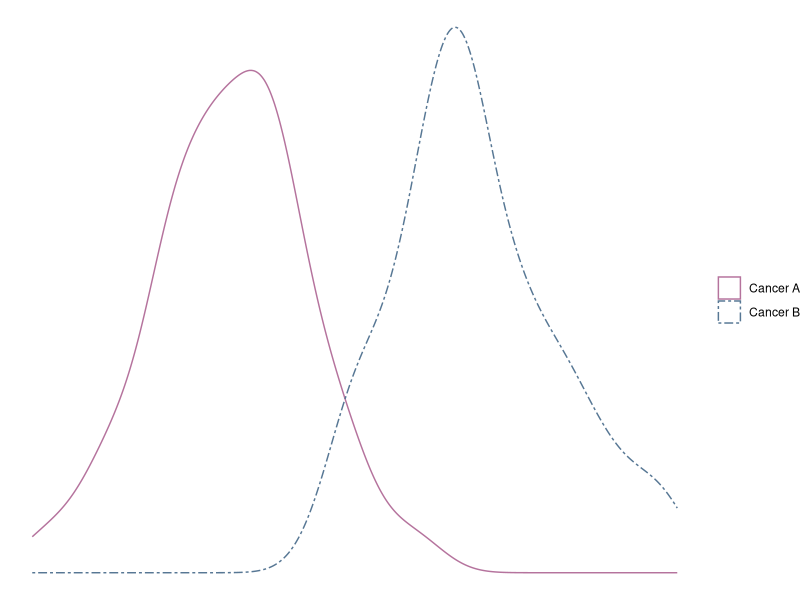
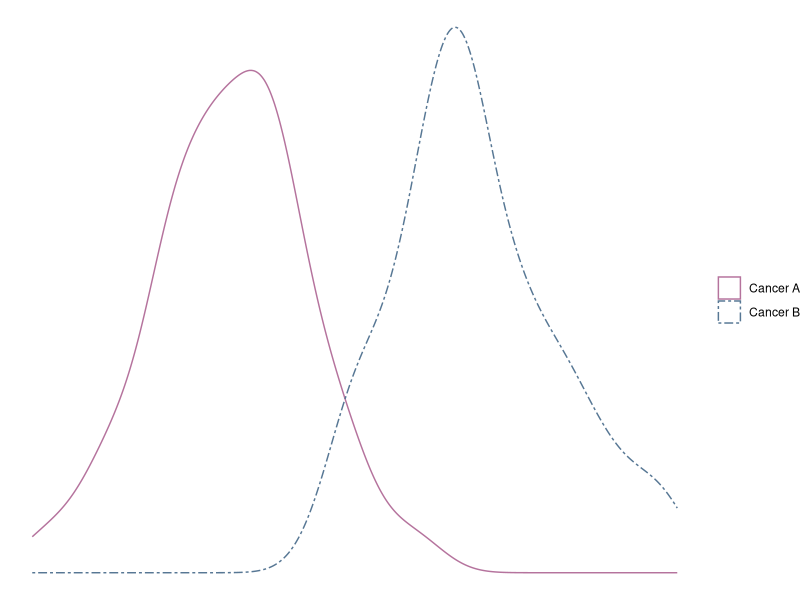

Reproduce these figures in R, in order.
library(ggplot2)

set.seed(1)

a = rnorm(100,2)
b = rnorm(100,5)

gle = data.frame(cancer=c(rep('Cancer A',100), rep('Cancer B',100)), dens=c(a,b))
cols = c('Cancer A'='#B5739D','Cancer B'='#577794')
linetypes = c('Cancer A'='solid','Cancer B'='twodash')
p = ggplot(data=gle, mapping = aes(x=dens,color=cancer, linetype=cancer)) +
  geom_density() +
  scale_color_manual(name = NULL, values = cols) +
  scale_linetype_manual(name = NULL, values = linetypes) +
  theme_void()
p

pdf('/Users/phuongle/Documents/repos/honours_thesis/graphics/gle_discussion.pdf',width=8,height=4)
p
dev.off()
